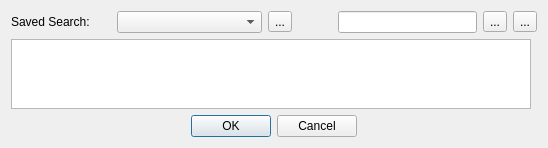
<?xml version="1.0" encoding="UTF-8"?>
<ui version="4.0">
 <class>SavedSearchEditor</class>
 <widget class="QDialog" name="SavedSearchEditor">
  <property name="geometry">
   <rect>
    <x>0</x>
    <y>0</y>
    <width>548</width>
    <height>148</height>
   </rect>
  </property>
  <property name="windowTitle">
   <string>Saved Search Editor</string>
  </property>
  <property name="windowIcon">
   <iconset>
    <normaloff>:/images/chapters.png</normaloff>:/images/chapters.png</iconset>
  </property>
  <layout class="QGridLayout">
   <item row="2" column="0" colspan="2">
    <widget class="QDialogButtonBox" name="buttonBox">
     <property name="orientation">
      <enum>Qt::Horizontal</enum>
     </property>
     <property name="standardButtons">
      <set>QDialogButtonBox::Cancel|QDialogButtonBox::Ok</set>
     </property>
     <property name="centerButtons">
      <bool>true</bool>
     </property>
    </widget>
   </item>
   <item row="0" column="0" colspan="2">
    <layout class="QGridLayout" name="gridLayout">
     <item row="0" column="0">
      <widget class="QLabel" name="label_3">
       <property name="sizePolicy">
        <sizepolicy hsizetype="Fixed" vsizetype="Preferred">
         <horstretch>0</horstretch>
         <verstretch>0</verstretch>
        </sizepolicy>
       </property>
       <property name="minimumSize">
        <size>
         <width>100</width>
         <height>0</height>
        </size>
       </property>
       <property name="text">
        <string>Saved Search: </string>
       </property>
       <property name="alignment">
        <set>Qt::AlignLeading|Qt::AlignLeft|Qt::AlignVCenter</set>
       </property>
       <property name="buddy">
        <cstring>search_name_box</cstring>
       </property>
      </widget>
     </item>
     <item row="0" column="1">
      <widget class="QComboBox" name="search_name_box">
       <property name="sizePolicy">
        <sizepolicy hsizetype="Fixed" vsizetype="Fixed">
         <horstretch>160</horstretch>
         <verstretch>0</verstretch>
        </sizepolicy>
       </property>
       <property name="minimumSize">
        <size>
         <width>145</width>
         <height>0</height>
        </size>
       </property>
       <property name="toolTip">
        <string>Select a saved search to edit</string>
       </property>
       <property name="editable">
        <bool>false</bool>
       </property>
      </widget>
     </item>
     <item row="0" column="2">
      <widget class="QToolButton" name="delete_search_button">
       <property name="toolTip">
        <string>Delete this selected saved search</string>
       </property>
       <property name="text">
        <string>...</string>
       </property>
       <property name="icon">
        <iconset>
         <normaloff>:/images/trash.png</normaloff>:/images/trash.png</iconset>
       </property>
      </widget>
     </item>
     <item row="0" column="3">
      <spacer>
       <property name="orientation">
        <enum>Qt::Horizontal</enum>
       </property>
       <property name="sizeHint" stdset="0">
        <size>
         <width>40</width>
         <height>20</height>
        </size>
       </property>
      </spacer>
     </item>
     <item row="0" column="4">
      <widget class="QLineEdit" name="input_box">
       <property name="sizePolicy">
        <sizepolicy hsizetype="Expanding" vsizetype="Fixed">
         <horstretch>60</horstretch>
         <verstretch>0</verstretch>
        </sizepolicy>
       </property>
       <property name="toolTip">
        <string>Enter a new saved search name.</string>
       </property>
      </widget>
     </item>
     <item row="0" column="5">
      <widget class="QToolButton" name="add_search_button">
       <property name="toolTip">
        <string>Add the new saved search</string>
       </property>
       <property name="text">
        <string>...</string>
       </property>
       <property name="icon">
        <iconset>
         <normaloff>:/images/plus.png</normaloff>:/images/plus.png</iconset>
       </property>
      </widget>
     </item>
     <item row="0" column="6">
      <widget class="QToolButton" name="rename_button">
       <property name="toolTip">
        <string>Rename the current search to what is in the box</string>
       </property>
       <property name="text">
        <string>...</string>
       </property>
       <property name="icon">
        <iconset>
         <normaloff>:/images/edit-undo.png</normaloff>:/images/edit-undo.png</iconset>
       </property>
      </widget>
     </item>
    </layout>
   </item>
   <item row="1" column="0">
    <widget class="QPlainTextEdit" name="search_text">
     <property name="toolTip">
      <string>Change the contents of the saved search</string>
     </property>
    </widget>
   </item>
  </layout>
 </widget>
 <resources>
  <include location="../../../../../calibre_datesearch/resources/images"/>
 </resources>
 <connections>
  <connection>
   <sender>buttonBox</sender>
   <signal>accepted()</signal>
   <receiver>SavedSearchEditor</receiver>
   <slot>accept()</slot>
   <hints>
    <hint type="sourcelabel">
     <x>248</x>
     <y>254</y>
    </hint>
    <hint type="destinationlabel">
     <x>157</x>
     <y>274</y>
    </hint>
   </hints>
  </connection>
  <connection>
   <sender>buttonBox</sender>
   <signal>rejected()</signal>
   <receiver>SavedSearchEditor</receiver>
   <slot>reject()</slot>
   <hints>
    <hint type="sourcelabel">
     <x>316</x>
     <y>260</y>
    </hint>
    <hint type="destinationlabel">
     <x>286</x>
     <y>274</y>
    </hint>
   </hints>
  </connection>
 </connections>
</ui>
